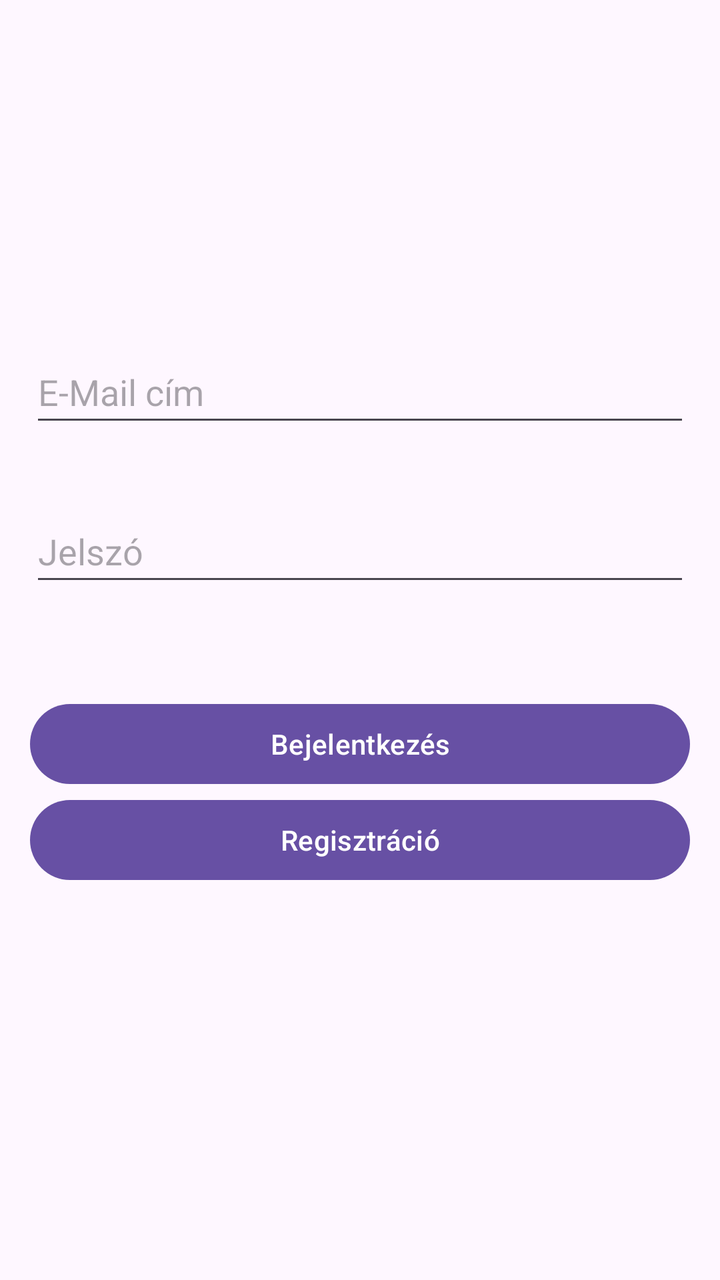
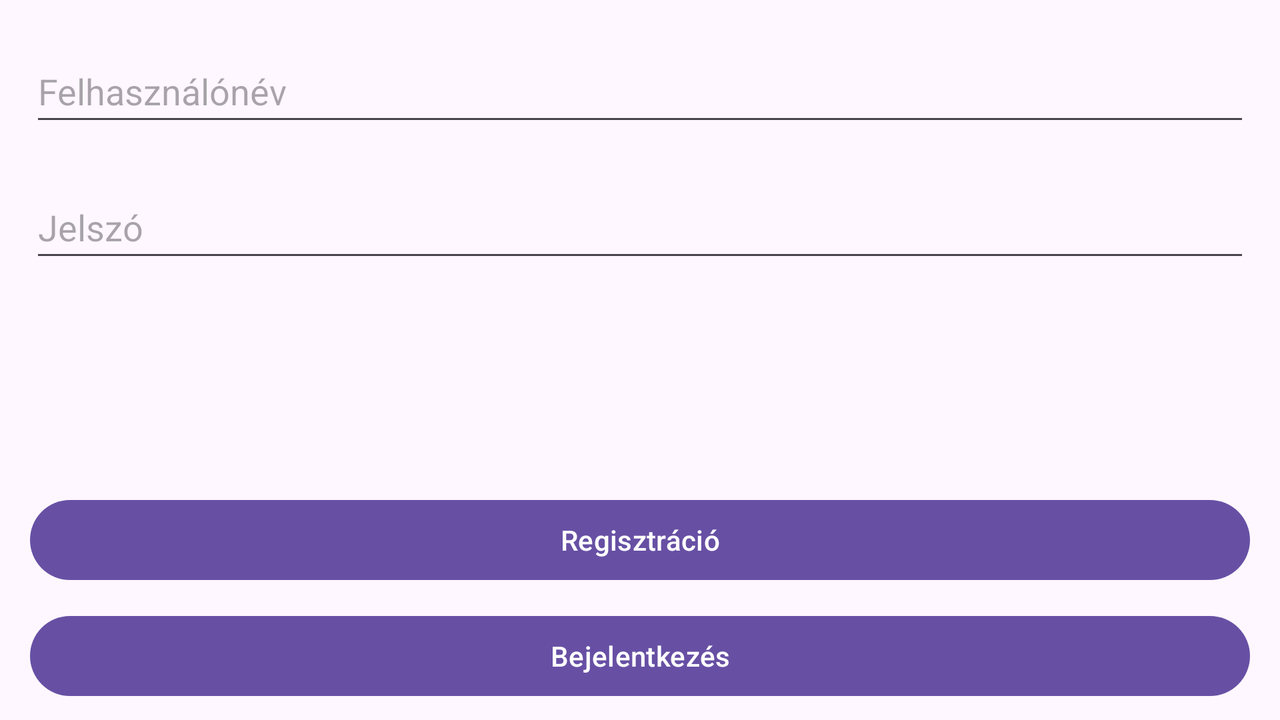

Compare how this app lays out the same screen by default and in its alternative resource folder. The renders come first, then the two layout files and the values they reference.
<!-- AndroidManifest.xml: application theme Theme.MobilalkalmazasFejlesztes -->
<!-- res/layout/activity_main.xml -->
<?xml version="1.0" encoding="utf-8"?>
<androidx.constraintlayout.widget.ConstraintLayout xmlns:android="http://schemas.android.com/apk/res/android"
    xmlns:app="http://schemas.android.com/apk/res-auto"
    xmlns:tools="http://schemas.android.com/tools"
    android:id="@+id/main"
    android:layout_width="match_parent"
    android:layout_height="match_parent"
    tools:context=".MainActivity">

    <EditText
        android:id="@+id/editTextUserName"
        android:layout_width="match_parent"
        android:layout_height="48dp"
        android:layout_marginLeft="15dp"
        android:layout_marginRight="15dp"
        android:ems="10"
        android:autofillHints="username"
        android:hint="@string/email"
        android:inputType="text"
        app:layout_constraintBottom_toBottomOf="parent"
        app:layout_constraintTop_toTopOf="parent"
        app:layout_constraintVertical_bias="0.288"
        tools:layout_editor_absoluteX="16dp" />

    <EditText
        android:id="@+id/editTextPassword"
        android:layout_width="match_parent"
        android:layout_height="48dp"
        android:layout_marginBottom="150dp"
        android:layout_marginLeft="15dp"
        android:layout_marginRight="15dp"
        android:ems="10"
        android:autofillHints="password"
        android:hint="@string/password"
        android:inputType="textPassword"
        app:layout_constraintBottom_toBottomOf="parent"
        app:layout_constraintTop_toBottomOf="@+id/editTextUserName"
        app:layout_constraintVertical_bias="0.141"
        tools:layout_editor_absoluteX="0dp" />

    <Button
        android:id="@+id/loginButton"
        android:layout_width="0dp"
        android:layout_height="wrap_content"
        android:layout_marginLeft="15dp"
        android:layout_marginTop="50dp"
        android:layout_marginRight="15dp"
        android:onClick="login"
        android:text="@string/login"
        app:layout_constraintEnd_toEndOf="parent"
        app:layout_constraintStart_toStartOf="parent"
        app:layout_constraintTop_toBottomOf="@+id/editTextPassword" />

    <Button
        android:id="@+id/registerButton"
        android:layout_width="0dp"
        android:layout_height="wrap_content"
        android:layout_marginTop="0dp"
        android:layout_marginLeft="15dp"
        android:layout_marginRight="15dp"
        android:text="@string/register"
        android:onClick="register"
        app:layout_constraintEnd_toEndOf="parent"
        app:layout_constraintStart_toStartOf="parent"
        app:layout_constraintTop_toBottomOf="@+id/loginButton" />
</androidx.constraintlayout.widget.ConstraintLayout>
<!-- resources referenced by this layout -->
<resources>
  <string name="email">E-Mail cím</string>
  <string name="login">Bejelentkezés</string>
  <string name="password">Jelszó</string>
  <string name="register">Regisztráció</string>
  <style name="Theme.MobilalkalmazasFejlesztes" parent="Base.Theme.MobilalkalmazasFejlesztes" />
  <style name="Base.Theme.MobilalkalmazasFejlesztes" parent="Theme.Material3.DayNight.NoActionBar">
          
          
      </style>
</resources>
<!-- res/layout-land/activity_main.xml (the repository's variant of the layout above) -->
<!-- drawn on the phone turned sideways -->
<?xml version="1.0" encoding="utf-8"?>
<LinearLayout xmlns:android="http://schemas.android.com/apk/res/android"
    xmlns:app="http://schemas.android.com/apk/res-auto"
    xmlns:tools="http://schemas.android.com/tools"
    android:id="@+id/main"
    android:layout_width="match_parent"
    android:layout_height="match_parent"
    android:orientation="vertical"
    tools:context=".MainActivity">

    <EditText
        android:id="@+id/editTextUserName"
        android:layout_width="match_parent"
        android:layout_height="48dp"
        android:layout_marginLeft="15dp"
        android:layout_marginRight="15dp"
        android:ems="10"
        android:autofillHints="username"
        android:hint="@string/name"
        android:inputType="text"
        android:layout_marginTop="20dp"
        tools:layout_editor_absoluteX="16dp" />

    <EditText
        android:id="@+id/editTextPassword"
        android:layout_width="match_parent"
        android:layout_height="48dp"
        android:layout_marginBottom="100dp"
        android:layout_marginLeft="15dp"
        android:layout_marginRight="15dp"
        android:ems="10"
        android:autofillHints="password"
        android:hint="@string/password"
        android:inputType="textPassword"
        android:layout_marginTop="20dp"
        tools:layout_editor_absoluteX="0dp" />

    <Button
        android:id="@+id/registerButton"
        android:layout_width="match_parent"
        android:layout_height="48dp"
        android:layout_marginLeft="15dp"
        android:layout_marginTop="10dp"
        android:layout_marginRight="15dp"
        android:onClick="register"
        android:text="@string/register" />

    <Button
        android:id="@+id/loginButton"
        android:layout_width="match_parent"
        android:layout_height="48dp"
        android:layout_marginLeft="15dp"
        android:layout_marginTop="10dp"
        android:layout_marginRight="15dp"
        android:onClick="login"
        android:text="@string/login" />

</LinearLayout>
<!-- resources referenced by the variant -->
<!-- as the phone turned sideways resolves them -->
<resources>
  <string name="login">Bejelentkezés</string>
  <string name="name">Felhasználónév</string>
  <string name="password">Jelszó</string>
  <string name="register">Regisztráció</string>
  <style name="Theme.MobilalkalmazasFejlesztes" parent="Base.Theme.MobilalkalmazasFejlesztes" />
  <style name="Base.Theme.MobilalkalmazasFejlesztes" parent="Theme.Material3.DayNight.NoActionBar">
          
          
      </style>
</resources>
